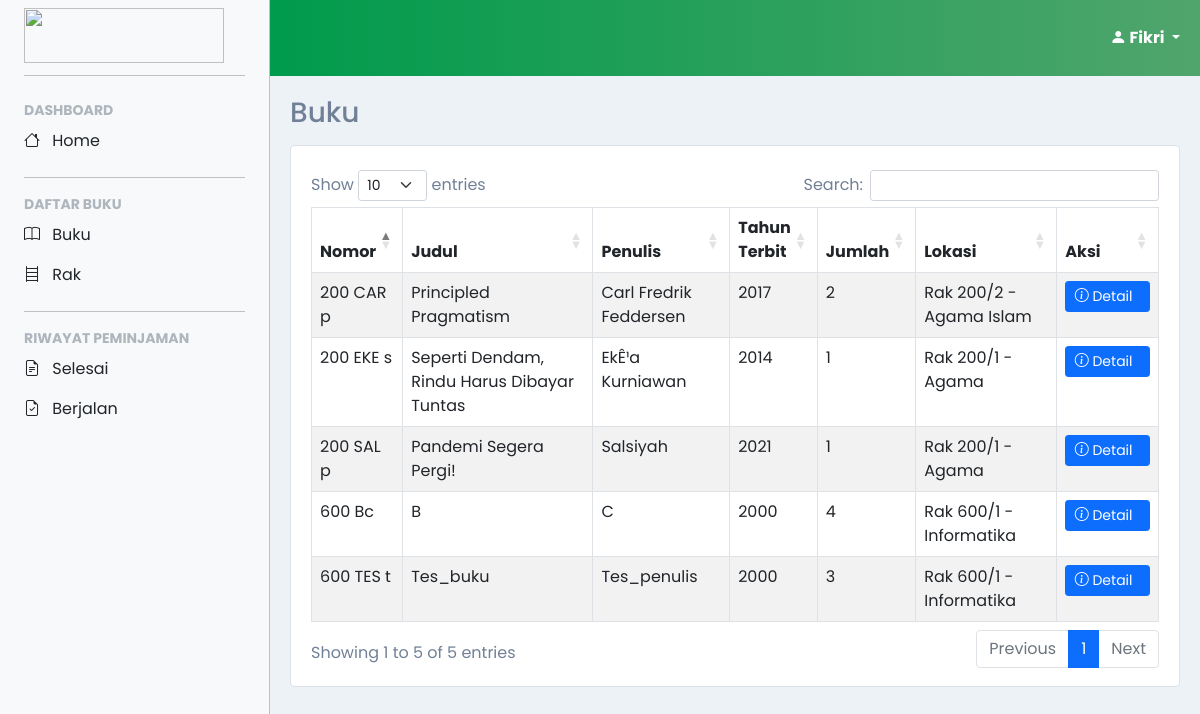
The app's page /account/user/buku/buku.php (signed in) with its own data.
### tables this page shows
CREATE TABLE `buku` (
  `nomor_klasifikasi` varchar(7) NOT NULL,
  `isbn` varchar(13) NOT NULL,
  `nomor_rak` varchar(5) NOT NULL,
  `judul` varchar(50) NOT NULL,
  `penulis` varchar(50) NOT NULL,
  `penerbit` varchar(50) NOT NULL,
  `tahun_terbit` year(4) NOT NULL,
  `stok` int(3) NOT NULL
);

CREATE TABLE `rak` (
  `nomor_rak` varchar(5) NOT NULL,
  `nama_rak` varchar(50) NOT NULL,
  `jumlah_buku` int(3) NOT NULL,
  `kategori` enum('000 - Umum','100 - Filsafat dan Psikologi','200 - Agama','300 - Sosial','400 - Bahasa','500 - Sains dan Matematika','600 - Teknologi dan Teknik','700 - Seni dan Rekreasi','800 - Literatur dan Sastra','900 - Sejarah dan Geografi') NOT NULL
);

### account/user/buku/buku.php (the view, shortened to what this page needs)
<?php
include('../../../confiq.php');
$query = "SELECT * FROM `buku` LEFT JOIN `rak` ON buku.nomor_rak = rak.nomor_rak";
$result = mysqli_query($conn, $query);
?>
<!DOCTYPE html>
<html>
  <head>
  </head>
  <body>
    <?php
      include('../layout/sidebar.php');
    ?>
    <main>
      <div class="container-fluid content transition">
        <h3>Buku</h3>
        <div class="card border">
          <div class="card-body mt-2 mx-1">
            <div class="table-responsive">
              <table class="table table-striped table-bordered table-hover" id="dataTables-example">
                <thead>
                  <tr>
                    <th width="10%">Nomor</th>
                    <th>Judul</th>
                    <th>Penulis</th>
                    <th width="7%">Tahun Terbit</th>
                    <th width="7%">Jumlah</th>
                    <th>Lokasi</th>
                    <th width="12%">Aksi</th>
                  </tr>
                </thead>
                <tbody>
                  <?php
                    while($data = mysqli_fetch_array($result, MYSQLI_ASSOC)){
                      echo "<tr><td name='id'>".substr($data['nomor_klasifikasi'],0,3)." ".substr($data['nomor_klasifikasi'],3,3)." ".substr($data['nomor_klasifikasi'],6,1)."</td>";
                      echo "<td>".$data['judul']."</td>";
                      echo "<td>".$data['penulis']."</td>";
                      echo "<td>".$data['tahun_terbit']."</td>";
                      echo "<td>".$data['stok']."</td>";
                      echo "<td>Rak ".$data['nomor_rak']." - ".$data['nama_rak']."</td>";
                      echo "<td class='text-center'>
                            <a type='button' class='btn btn-primary d-grid btn-sm' data-bs-toggle='modal' data-bs-target='#detail".$data['nomor_klasifikasi']."'>
                              <span class='me-2'><i class='bi bi-info-circle'></i><span>
                              <span>Detail</span>
                            </a></td></tr>";?>
                            </div><?php
                    }
                  ?>
                </tbody>
              </table>
            </div>
          </div>
        </div>
      </div>
    </main>
  </body>
</html>

### account/user/layout/style.css (style rules this page uses)
html, body { color: #718096 !important; background-color: #edf2f7; scroll-behavior: smooth; }
body, button { font-family: "Poppins", sans-serif; }
:root { --offcanvas-width: 270px; --topNavbarHeight: 56px; }
main { margin-top: var(--topNavbarHeight); }
.content { padding: 15px; }
.content h3 { margin-bottom: 15px; }
.transition { -webkit-transition: all .3s ease; -moz-transition: all .3s ease; -ms-transition: all .3s ease; -o-transition: all .3s ease; transition: all .3s ease; }
@media (min-width: 992px) { body { overflow: auto !important; } }
@media (min-width: 992px) { :root { --topNavbarHeight: 76px; } }
@media (min-width: 992px) { main { margin-left: var(--offcanvas-width); margin-top: var(--topNavbarHeight); } }
@media (min-width: 992px) { .content { padding: 20px; } }

### records on screen
buku: nomor_klasifikasi "200", nomor_klasifikasi "CAR", nomor_klasifikasi "p", judul "Principled Pragmatism", penulis "Carl Fredrik Feddersen", tahun_terbit "2017", stok "2", nomor_rak.nomor_rak "200/2", nomor_rak.nama_rak "Agama Islam"
buku: nomor_klasifikasi "200", nomor_klasifikasi "EKE", nomor_klasifikasi "s", judul "Seperti Dendam, Rindu Harus Dibayar Tuntas", penulis "EkÊ¹a Kurniawan", tahun_terbit "2014", stok "1", nomor_rak.nomor_rak "200/1", nomor_rak.nama_rak "Agama"
buku: nomor_klasifikasi "200", nomor_klasifikasi "SAL", nomor_klasifikasi "p", judul "Pandemi Segera Pergi!", penulis "Salsiyah", tahun_terbit "2021", stok "1", nomor_rak.nomor_rak "200/1", nomor_rak.nama_rak "Agama"
buku: nomor_klasifikasi "600", nomor_klasifikasi "Bc", judul "B", penulis "C", tahun_terbit "2000", stok "4", nomor_rak.nomor_rak "600/1", nomor_rak.nama_rak "Informatika"
buku: nomor_klasifikasi "600", nomor_klasifikasi "TES", nomor_klasifikasi "t", judul "Tes_buku", penulis "Tes_penulis", tahun_terbit "2000", stok "3", nomor_rak.nomor_rak "600/1", nomor_rak.nama_rak "Informatika"

### other values on screen
$user[0] "Fikri"
